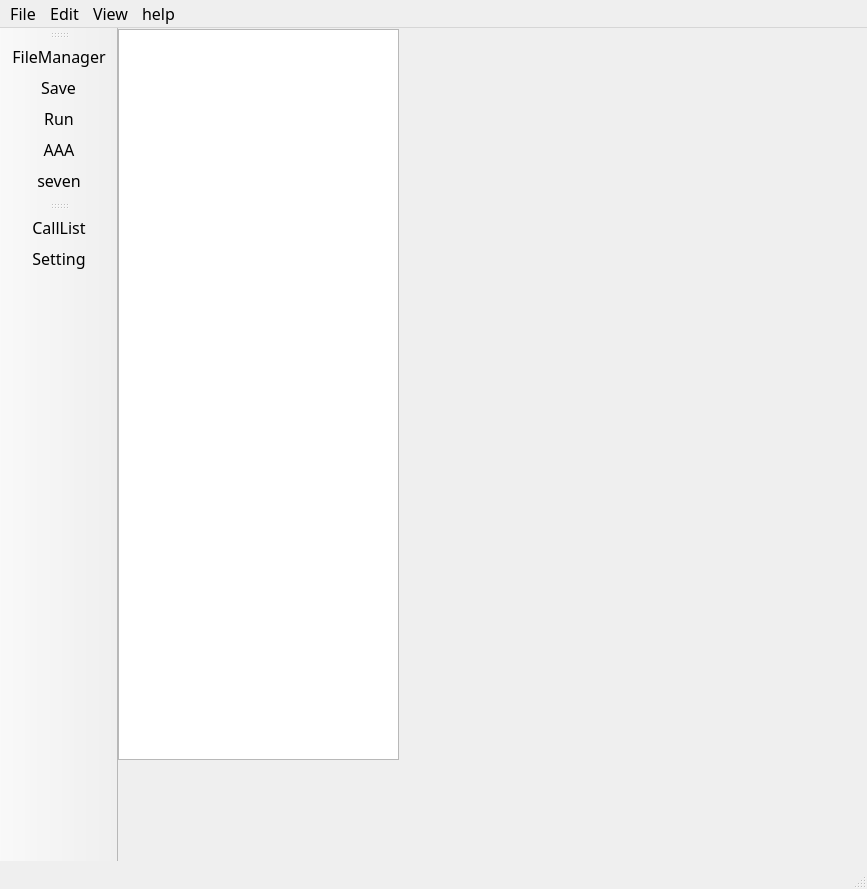
<?xml version="1.0" encoding="UTF-8"?>
<ui version="4.0">
 <class>MainWindow</class>
 <widget class="QMainWindow" name="MainWindow">
  <property name="geometry">
   <rect>
    <x>0</x>
    <y>0</y>
    <width>867</width>
    <height>889</height>
   </rect>
  </property>
  <property name="maximumSize">
   <size>
    <width>16777215</width>
    <height>16777215</height>
   </size>
  </property>
  <property name="font">
   <font>
    <family>Agency FB</family>
    <pointsize>12</pointsize>
   </font>
  </property>
  <property name="windowTitle">
   <string>MainWindow</string>
  </property>
  <property name="inputMethodHints">
   <set>Qt::ImhNone</set>
  </property>
  <widget class="QWidget" name="centralwidget">
   <widget class="QTreeView" name="treeView">
    <property name="geometry">
     <rect>
      <x>0</x>
      <y>1</y>
      <width>281</width>
      <height>731</height>
     </rect>
    </property>
   </widget>
  </widget>
  <widget class="QMenuBar" name="menubar">
   <property name="geometry">
    <rect>
     <x>0</x>
     <y>0</y>
     <width>867</width>
     <height>31</height>
    </rect>
   </property>
   <property name="font">
    <font>
     <pointsize>12</pointsize>
    </font>
   </property>
   <widget class="QMenu" name="menuFile_F">
    <property name="font">
     <font>
      <pointsize>10</pointsize>
     </font>
    </property>
    <property name="title">
     <string>File</string>
    </property>
    <addaction name="actionNew"/>
    <addaction name="actionOpen"/>
    <addaction name="actionClose"/>
   </widget>
   <widget class="QMenu" name="menuEdit_E">
    <property name="font">
     <font>
      <pointsize>10</pointsize>
     </font>
    </property>
    <property name="title">
     <string>Edit</string>
    </property>
   </widget>
   <widget class="QMenu" name="menuView">
    <property name="font">
     <font>
      <pointsize>10</pointsize>
     </font>
    </property>
    <property name="title">
     <string>View</string>
    </property>
   </widget>
   <widget class="QMenu" name="menuhelp">
    <property name="title">
     <string>help</string>
    </property>
    <addaction name="actionAP"/>
    <addaction name="actionAbout"/>
   </widget>
   <addaction name="menuFile_F"/>
   <addaction name="menuEdit_E"/>
   <addaction name="menuView"/>
   <addaction name="menuhelp"/>
  </widget>
  <widget class="QStatusBar" name="statusbar"/>
  <widget class="QToolBar" name="toolBar">
   <property name="windowTitle">
    <string>toolBar</string>
   </property>
   <attribute name="toolBarArea">
    <enum>LeftToolBarArea</enum>
   </attribute>
   <attribute name="toolBarBreak">
    <bool>false</bool>
   </attribute>
   <addaction name="actionFileManager"/>
   <addaction name="actionSave"/>
   <addaction name="actionRun"/>
   <addaction name="actionAAA"/>
   <addaction name="actionseven"/>
  </widget>
  <widget class="QToolBar" name="toolBar_2">
   <property name="enabled">
    <bool>true</bool>
   </property>
   <property name="sizePolicy">
    <sizepolicy hsizetype="Fixed" vsizetype="Preferred">
     <horstretch>0</horstretch>
     <verstretch>0</verstretch>
    </sizepolicy>
   </property>
   <property name="contextMenuPolicy">
    <enum>Qt::DefaultContextMenu</enum>
   </property>
   <property name="acceptDrops">
    <bool>false</bool>
   </property>
   <property name="windowTitle">
    <string>toolBar_2</string>
   </property>
   <property name="layoutDirection">
    <enum>Qt::LeftToRight</enum>
   </property>
   <property name="autoFillBackground">
    <bool>false</bool>
   </property>
   <property name="inputMethodHints">
    <set>Qt::ImhNone</set>
   </property>
   <property name="allowedAreas">
    <set>Qt::LeftToolBarArea</set>
   </property>
   <property name="orientation">
    <enum>Qt::Vertical</enum>
   </property>
   <property name="toolButtonStyle">
    <enum>Qt::ToolButtonIconOnly</enum>
   </property>
   <property name="floatable">
    <bool>false</bool>
   </property>
   <attribute name="toolBarArea">
    <enum>LeftToolBarArea</enum>
   </attribute>
   <attribute name="toolBarBreak">
    <bool>false</bool>
   </attribute>
   <addaction name="actionCallList"/>
   <addaction name="actionSetting"/>
  </widget>
  <action name="actionNew">
   <property name="text">
    <string>New</string>
   </property>
   <property name="toolTip">
    <string>&lt;html&gt;&lt;head/&gt;&lt;body&gt;&lt;p&gt;&lt;span style=&quot; font-size:10pt;&quot;&gt;New&lt;/span&gt;&lt;/p&gt;&lt;/body&gt;&lt;/html&gt;</string>
   </property>
   <property name="font">
    <font>
     <family>Agency FB</family>
     <pointsize>12</pointsize>
    </font>
   </property>
   <property name="shortcut">
    <string>Alt+N</string>
   </property>
  </action>
  <action name="actionOpen">
   <property name="text">
    <string>Open</string>
   </property>
   <property name="toolTip">
    <string>&lt;html&gt;&lt;head/&gt;&lt;body&gt;&lt;p&gt;&lt;span style=&quot; font-size:10pt;&quot;&gt;Open&lt;/span&gt;&lt;/p&gt;&lt;/body&gt;&lt;/html&gt;</string>
   </property>
   <property name="font">
    <font>
     <family>Agency FB</family>
     <pointsize>12</pointsize>
    </font>
   </property>
   <property name="shortcut">
    <string>Alt+O</string>
   </property>
  </action>
  <action name="actionClose">
   <property name="text">
    <string>Close</string>
   </property>
   <property name="toolTip">
    <string>&lt;html&gt;&lt;head/&gt;&lt;body&gt;&lt;p&gt;&lt;span style=&quot; font-size:10pt;&quot;&gt;Close&lt;/span&gt;&lt;/p&gt;&lt;/body&gt;&lt;/html&gt;</string>
   </property>
   <property name="font">
    <font>
     <family>Agency FB</family>
     <pointsize>12</pointsize>
    </font>
   </property>
   <property name="shortcut">
    <string>Alt+C</string>
   </property>
  </action>
  <action name="actionSave">
   <property name="icon">
    <iconset resource="apprcc.qrc">
     <normaloff>:/pic/images/Devices (4).png</normaloff>:/pic/images/Devices (4).png</iconset>
   </property>
   <property name="text">
    <string>Save</string>
   </property>
   <property name="toolTip">
    <string>Save</string>
   </property>
   <property name="shortcut">
    <string>Ctrl+S</string>
   </property>
  </action>
  <action name="actionAAA">
   <property name="icon">
    <iconset resource="test.qrc">
     <normaloff>:/pic_test/images_test/cartoon1.ico</normaloff>:/pic_test/images_test/cartoon1.ico</iconset>
   </property>
   <property name="text">
    <string>AAA</string>
   </property>
   <property name="toolTip">
    <string>AAA</string>
   </property>
  </action>
  <action name="actionRun">
   <property name="icon">
    <iconset resource="apprcc.qrc">
     <normaloff>:/pic/images/Arrows and States (9).png</normaloff>:/pic/images/Arrows and States (9).png</iconset>
   </property>
   <property name="text">
    <string>Run</string>
   </property>
   <property name="toolTip">
    <string>Run</string>
   </property>
   <property name="shortcut">
    <string>F5</string>
   </property>
  </action>
  <action name="actionSetting">
   <property name="checkable">
    <bool>false</bool>
   </property>
   <property name="enabled">
    <bool>true</bool>
   </property>
   <property name="icon">
    <iconset resource="apprcc.qrc">
     <normaloff>:/pic/images/icons8-settings_01-96.png</normaloff>:/pic/images/icons8-settings_01-96.png</iconset>
   </property>
   <property name="text">
    <string>Setting</string>
   </property>
   <property name="toolTip">
    <string>Setting</string>
   </property>
   <property name="autoRepeat">
    <bool>true</bool>
   </property>
   <property name="visible">
    <bool>true</bool>
   </property>
  </action>
  <action name="actionFileManager">
   <property name="icon">
    <iconset resource="apprcc.qrc">
     <normaloff>:/pic/images/folder_512.png</normaloff>:/pic/images/folder_512.png</iconset>
   </property>
   <property name="text">
    <string>FileManager</string>
   </property>
  </action>
  <action name="actionCallList">
   <property name="checkable">
    <bool>true</bool>
   </property>
   <property name="icon">
    <iconset resource="apprcc.qrc">
     <normaloff>:/pic/images/list_981x878.png</normaloff>:/pic/images/list_981x878.png</iconset>
   </property>
   <property name="text">
    <string>CallList</string>
   </property>
   <property name="toolTip">
    <string>CallList</string>
   </property>
  </action>
  <action name="actionAP">
   <property name="text">
    <string>AP explain</string>
   </property>
  </action>
  <action name="actionAbout">
   <property name="text">
    <string>About</string>
   </property>
  </action>
  <action name="actionseven">
   <property name="icon">
    <iconset resource="test_test.qrc">
     <normaloff>:/seven/images_test/kid-goku-4k.jpeg</normaloff>:/seven/images_test/kid-goku-4k.jpeg</iconset>
   </property>
   <property name="text">
    <string>seven</string>
   </property>
   <property name="toolTip">
    <string>seven</string>
   </property>
  </action>
 </widget>
 <resources>
  <include location="apprcc.qrc"/>
  <include location="test.qrc"/>
  <include location="test_test.qrc"/>
 </resources>
 <connections>
  <connection>
   <sender>actionAAA</sender>
   <signal>triggered()</signal>
   <receiver>MainWindow</receiver>
   <slot>close()</slot>
   <hints>
    <hint type="sourcelabel">
     <x>-1</x>
     <y>-1</y>
    </hint>
    <hint type="destinationlabel">
     <x>507</x>
     <y>353</y>
    </hint>
   </hints>
  </connection>
  <connection>
   <sender>actionseven</sender>
   <signal>triggered()</signal>
   <receiver>MainWindow</receiver>
   <slot>close()</slot>
   <hints>
    <hint type="sourcelabel">
     <x>-1</x>
     <y>-1</y>
    </hint>
    <hint type="destinationlabel">
     <x>507</x>
     <y>353</y>
    </hint>
   </hints>
  </connection>
 </connections>
</ui>
